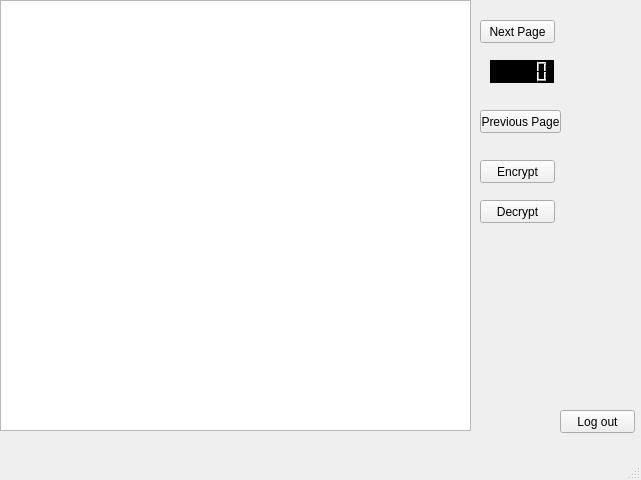
<?xml version="1.0" encoding="UTF-8"?>
<ui version="4.0">
 <class>MainWindow</class>
 <widget class="QMainWindow" name="MainWindow">
  <property name="geometry">
   <rect>
    <x>0</x>
    <y>0</y>
    <width>641</width>
    <height>480</height>
   </rect>
  </property>
  <property name="windowTitle">
   <string>MainWindow</string>
  </property>
  <widget class="QWidget" name="centralwidget">
   <widget class="QPlainTextEdit" name="diary_writing_plain_text">
    <property name="geometry">
     <rect>
      <x>0</x>
      <y>0</y>
      <width>471</width>
      <height>431</height>
     </rect>
    </property>
   </widget>
   <widget class="QPushButton" name="next_page_btn">
    <property name="geometry">
     <rect>
      <x>480</x>
      <y>20</y>
      <width>75</width>
      <height>23</height>
     </rect>
    </property>
    <property name="text">
     <string>Next Page</string>
    </property>
   </widget>
   <widget class="QPushButton" name="previous_page_btn">
    <property name="geometry">
     <rect>
      <x>480</x>
      <y>110</y>
      <width>81</width>
      <height>23</height>
     </rect>
    </property>
    <property name="text">
     <string>Previous Page</string>
    </property>
   </widget>
   <widget class="QPushButton" name="pushButton_3">
    <property name="geometry">
     <rect>
      <x>480</x>
      <y>160</y>
      <width>75</width>
      <height>23</height>
     </rect>
    </property>
    <property name="text">
     <string>Encrypt</string>
    </property>
   </widget>
   <widget class="QLCDNumber" name="page_number_display">
    <property name="geometry">
     <rect>
      <x>490</x>
      <y>60</y>
      <width>64</width>
      <height>23</height>
     </rect>
    </property>
    <property name="styleSheet">
     <string notr="true">background-color: black</string>
    </property>
   </widget>
   <widget class="QPushButton" name="decrypt_btn">
    <property name="geometry">
     <rect>
      <x>480</x>
      <y>200</y>
      <width>75</width>
      <height>23</height>
     </rect>
    </property>
    <property name="text">
     <string>Decrypt</string>
    </property>
   </widget>
   <widget class="QPushButton" name="log_out_btn">
    <property name="geometry">
     <rect>
      <x>560</x>
      <y>410</y>
      <width>75</width>
      <height>23</height>
     </rect>
    </property>
    <property name="text">
     <string>Log out</string>
    </property>
   </widget>
   <widget class="QLabel" name="date_secret_diary">
    <property name="geometry">
     <rect>
      <x>500</x>
      <y>290</y>
      <width>121</width>
      <height>20</height>
     </rect>
    </property>
    <property name="text">
     <string/>
    </property>
   </widget>
  </widget>
  <widget class="QMenuBar" name="menubar">
   <property name="geometry">
    <rect>
     <x>0</x>
     <y>0</y>
     <width>641</width>
     <height>21</height>
    </rect>
   </property>
  </widget>
  <widget class="QStatusBar" name="statusbar"/>
 </widget>
 <resources/>
 <connections/>
</ui>
